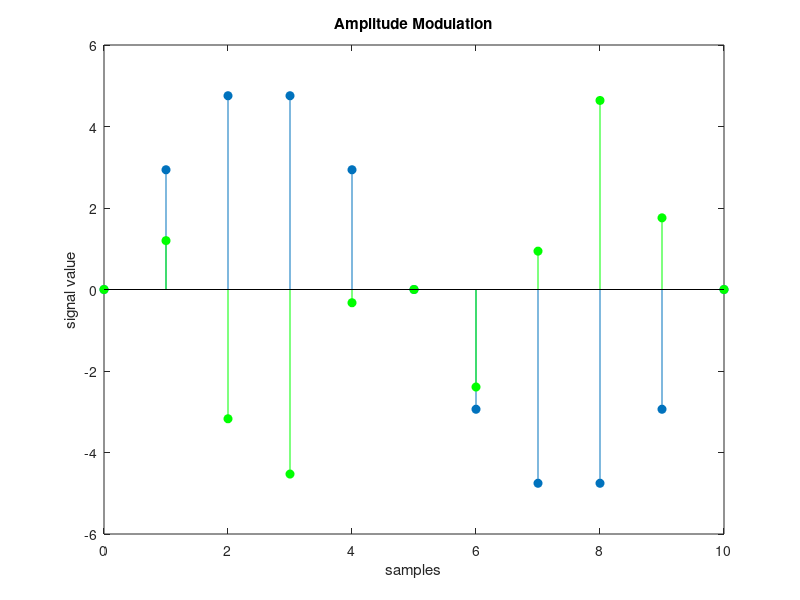

Reproduce this figure in MATLAB.
% carrier signal
w0 = 2000;
T0 = 2*pi/w0;

% message signal
f = 100;
A = 5;
T = 0:0.001:1/f;

x = A*sin(2*pi*f*T);

y = cos(20000*T) .* x;

figure;
stem(0:length(x)-1,x,'filled');
title('Amplitude Modulation');
xlabel('samples');
ylabel('signal value');
hold on;
stem(0:length(y)-1,y,'filled','green');
hold off;
